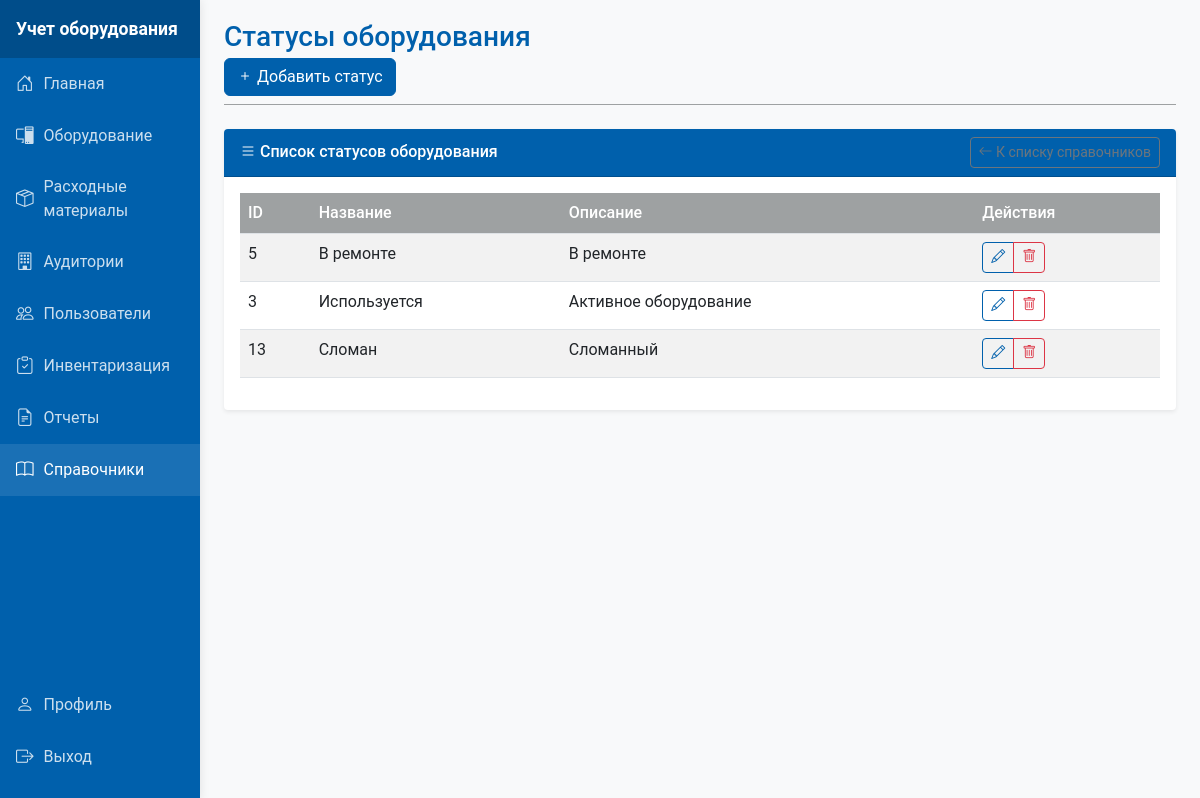
The page /templates/references/equipment-statuses.php (signed in) on the database its author committed.
### tables this page shows
CREATE TABLE `reference_items` (
  `id` int NOT NULL,
  `type` enum('direction','status','equipment_type','consumable_type','developer') NOT NULL,
  `name` varchar(100) NOT NULL,
  `description` text,
  `created_at` timestamp NULL DEFAULT CURRENT_TIMESTAMP,
  `updated_at` timestamp NULL DEFAULT CURRENT_TIMESTAMP ON UPDATE CURRENT_TIMESTAMP
);

### models/ReferenceItem.php (called while the page is built, shortened)
<?php
class ReferenceItem {
    private $conn;
    private $table = 'reference_items';
    public function __construct($db) {
        $this->conn = $db;
    }
    public function getByType($type) {
        $query = "SELECT * FROM {$this->table} WHERE type = :type ORDER BY name";
        $stmt = $this->conn->prepare($query);
        $stmt->bindParam(':type', $type);
        try {
            $stmt->execute();
            return $stmt;
        } catch (PDOException $e) {
            error_log("Error getting items by type: " . $e->getMessage());
            return false;
        }
    }
}
?>

### templates/references/equipment-statuses.php (the view, shortened to what this page needs)
<?php
require_once '../../includes/header.php';
require_once '../../models/ReferenceItem.php';
$page_title = "Статусы оборудования";
$reference_type = "status";
$db = (new Database())->connect();
$reference = new ReferenceItem($db);
$items = $reference->getByType($reference_type);
?>
<div class="content-header">
    <h1 class="content-title"><?= htmlspecialchars($page_title) ?></h1>
    <button type="button" class="btn btn-primary" data-bs-toggle="modal" data-bs-target="#createModal">
        <i class="bi bi-plus"></i> Добавить статус
    </button>
</div>
<div class="card">
    <div class="card-header">
        <div class="d-flex justify-content-between align-items-center">
            <span><i class="bi bi-list"></i> Список статусов оборудования</span>
            <a href="/UP/templates/references/index.php" class="btn btn-outline-secondary btn-sm">
                <i class="bi bi-arrow-left"></i> К списку справочников
            </a>
        </div>
    </div>
    <div class="card-body">
        <div class="table-responsive">
            <table class="table table-striped table-hover">
                <thead>
                    <tr>
                        <th>ID</th>
                        <th>Название</th>
                        <th>Описание</th>
                        <th>Действия</th>
                    </tr>
                </thead>
                <tbody>
                    <?php if ($items && $items->rowCount() > 0): ?>
                        <?php while($item = $items->fetch(PDO::FETCH_ASSOC)): ?>
                            <tr>
                                <td><?= $item['id'] ?></td>
                                <td><?= htmlspecialchars($item['name']) ?></td>
                                <td><?= htmlspecialchars($item['description'] ?? '') ?></td>
                                <td>
                                    <div class="btn-group btn-group-sm">
                                        <button type="button" class="btn btn-outline-primary edit-btn"
                                                data-id="<?= $item['id'] ?>"
                                                data-name="<?= htmlspecialchars($item['name']) ?>"
                                                data-description="<?= htmlspecialchars($item['description'] ?? '') ?>">
                                            <i class="bi bi-pencil"></i>
                                        </button>
                                        <button type="button" class="btn btn-outline-danger delete-btn"
                                                data-id="<?= $item['id'] ?>"
                                                data-name="<?= htmlspecialchars($item['name']) ?>">
                                            <i class="bi bi-trash"></i>
                                        </button>
                                    </div>
                                </td>
                            </tr>
                        <?php endwhile; ?>
                    <?php else: ?>
                        <tr>
                            <td colspan="4" class="text-center">Статусы оборудования не найдены</td>
                        </tr>
                    <?php endif; ?>
                </tbody>
            </table>
        </div>
    </div>
</div>
<?php require_once '../../includes/footer.php'; ?>

### assets/css/style.css (style rules this page uses)
:root { --primary: #0060AC; --secondary: #E41613; --light-gray: #9EA1A2; --dark-gray: #666; --light: #f8f9fa; --white: #fff; }
body { font-family: 'Roboto', Arial, sans-serif; background-color: var(--light); }
.content-header { margin-bottom: 1.5rem; border-bottom: 1px solid var(--light-gray); padding-bottom: 0.5rem; }
.content-title { font-size: 1.75rem; margin-bottom: 0.25rem; font-weight: 500; color: var(--primary); }
.card { box-shadow: 0 0.125rem 0.25rem rgba(0, 0, 0, 0.075); border-radius: 0.25rem; margin-bottom: 1.5rem; border: none; }
.card-header { background-color: var(--primary); font-weight: 500; color: var(--white); border-radius: 0.25rem 0.25rem 0 0 !important; }
.table { background-color: var(--white); }
.table th { background-color: var(--light-gray); color: var(--white); font-weight: 500; }
.btn-primary { background-color: var(--primary); border-color: var(--primary); }
.btn-outline-primary { color: var(--primary); border-color: var(--primary); }

### rows shown on the page
reference_items: id "5", name "В ремонте", description "В ремонте"
reference_items: id "3", name "Используется", description "Активное оборудование"
reference_items: id "13", name "Сломан", description "Сломанный"

### other values the page prints
$page_title "Статусы оборудования"
